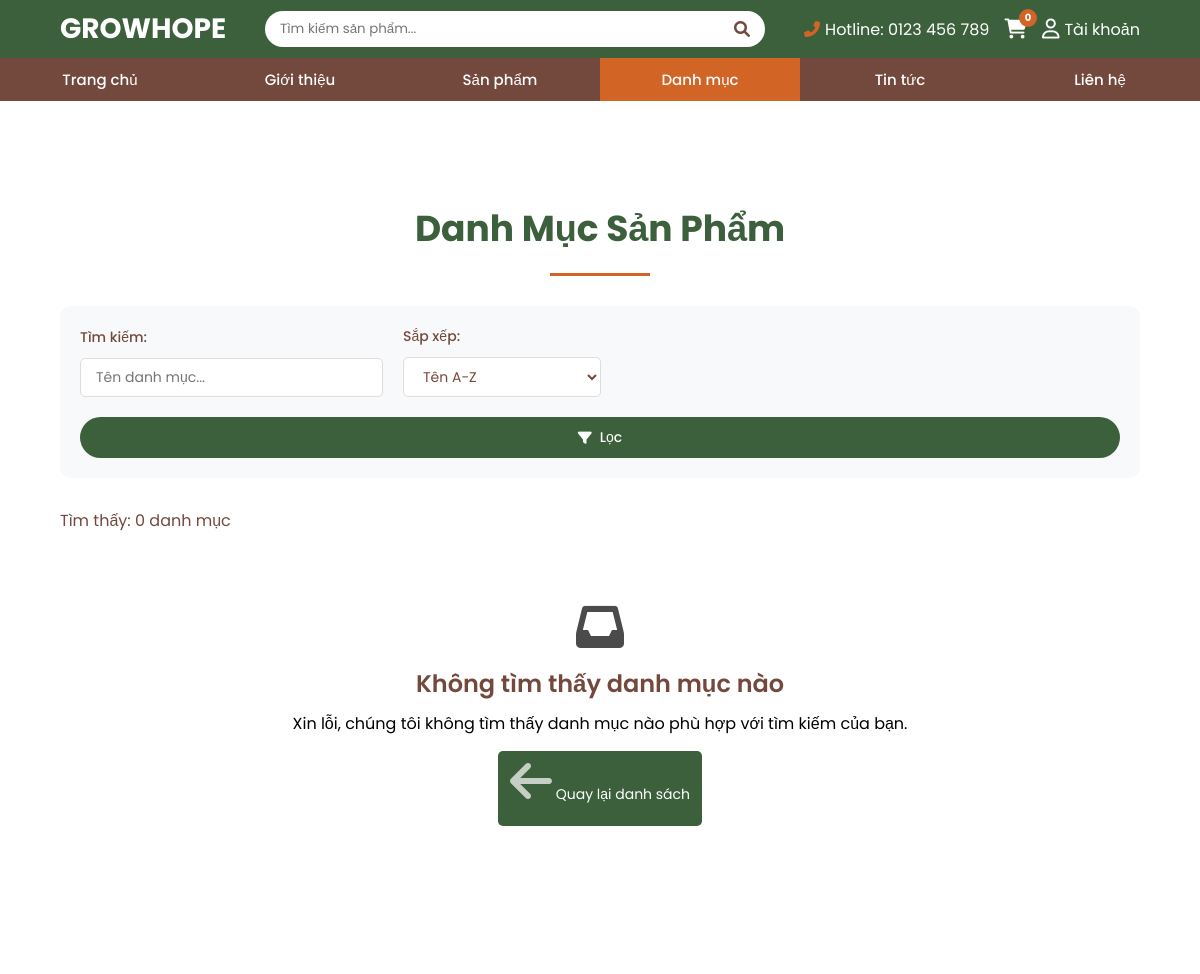
Page /public/categories.php (upper part) on the earlier database version.
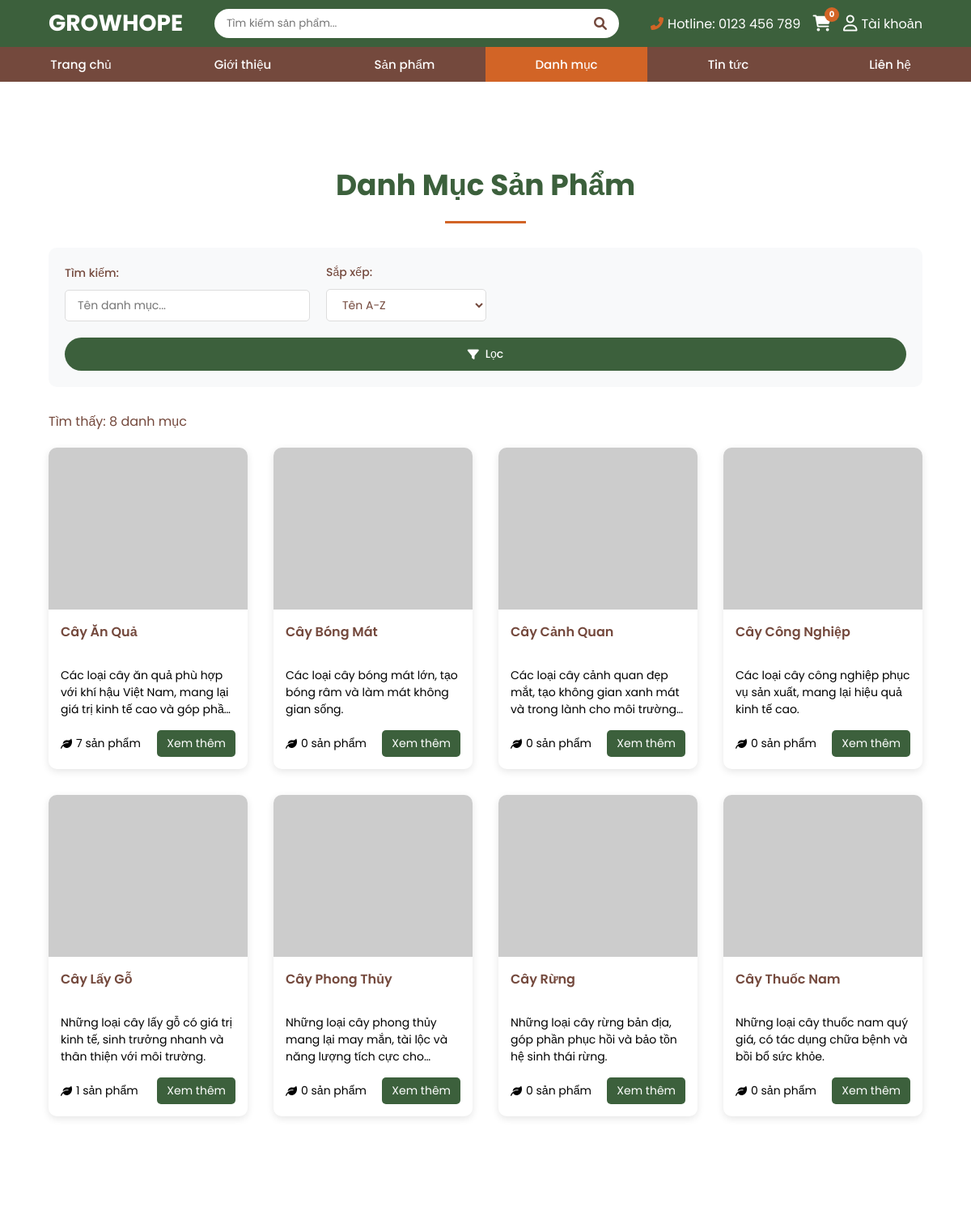
Same page on the later database version.
### tables this page shows
CREATE TABLE categories (
    category_id INT AUTO_INCREMENT PRIMARY KEY,
    category_name VARCHAR(255) NOT NULL,
    slug VARCHAR(255) NOT NULL UNIQUE,
    description TEXT,
    image VARCHAR(255),
    created_at TIMESTAMP DEFAULT CURRENT_TIMESTAMP
);

### public/categories.php (the view, shortened to what this page needs)
<?php
$pdo = null;
try {
    $pdo = getPDO();
} catch (RuntimeException $e) {
    $pdo = null;
}
$search = isset($_GET['search']) ? trim($_GET['search']) : '';
$valid_sorts = [
    'name_asc' => 'category_name ASC',
    'name_desc' => 'category_name DESC',
    'count_asc' => 'product_count ASC',
    'count_desc' => 'product_count DESC',
];
$sort = isset($_GET['sort']) && array_key_exists($_GET['sort'], $valid_sorts) ? $_GET['sort'] : 'name_asc';
$items_per_page = 12;
$page = isset($_GET['page']) ? max(1, (int)$_GET['page']) : 1;
$offset = ($page - 1) * $items_per_page;
$categories = [];
$total_categories = 0;
$where_clauses = [];
$where_sql = $where_clauses ? 'WHERE ' . implode(' AND ', $where_clauses) : '';
if ($pdo) {
    try {
        $count_sql = "SELECT COUNT(*) FROM categories c $where_sql";
        $count_stmt = $pdo->prepare($count_sql);
        $count_stmt->execute();
        $total_categories = (int) $count_stmt->fetchColumn();
        $order_sql = $valid_sorts[$sort];
        $data_sql = "SELECT c.category_id, c.category_name, c.slug, c.description, c.image,
                            (SELECT COUNT(*) FROM products p WHERE p.category_id = c.category_id) AS product_count
                     FROM categories c
                     $where_sql
                     ORDER BY $order_sql
                     LIMIT :limit OFFSET :offset";
        $stmt = $pdo->prepare($data_sql);
        $stmt->bindValue(':limit', $items_per_page, PDO::PARAM_INT);
        $stmt->bindValue(':offset', $offset, PDO::PARAM_INT);
        $stmt->execute();
        $categories = $stmt->fetchAll();
    } catch (PDOException $e) {
        $categories = [];
        $total_categories = 0;
    }
}
include '../includes/header.php';
?>
<main style="min-height: 60vh; padding: 60px 0; background-color: var(--white);">
    <div class="products-container">
        <h1 class="page-title">Danh Mục Sản Phẩm</h1>
        <form method="GET" action="" id="filterForm">
            <div class="filters-section">
                <div class="filter-group">
                    <label for="search">Tìm kiếm:</label>
                    <input type="text"
                           id="search"
                           name="search"
                           placeholder="Tên danh mục..."
                           value="<?php echo htmlspecialchars($search); ?>"
                           onkeypress="if(event.key === 'Enter') { this.form.submit(); }">
                </div>
                <div class="filter-group">
                    <label for="sort">Sắp xếp:</label>
                    <select id="sort" name="sort" onchange="this.form.submit()">
                        <option value="name_asc" <?php echo $sort == 'name_asc' ? 'selected' : ''; ?>>Tên A-Z</option>
                    </select>
                </div>
                <button type="submit" class="filter-btn">
                    <i class="fas fa-filter"></i>
                    Lọc
                </button>
            </div>
        </form>
        <div class="products-info">
            Tìm thấy: <?php echo $total_categories; ?> danh mục
        </div>
        <?php if (empty($categories)): ?>
            <div class="no-results">
                <i class="fas fa-inbox"></i>
                <h3>Không tìm thấy danh mục nào</h3>
                <p>Xin lỗi, chúng tôi không tìm thấy danh mục nào phù hợp với tìm kiếm của bạn.</p>
                <a href="categories.php" class="view-btn" style="margin-top: 15px;">
                    <i class="fas fa-arrow-left"></i> Quay lại danh sách
                </a>
            </div>
        <?php else: ?>
            <div class="products-grid">
                <?php foreach ($categories as $category): ?>
                    <div class="product-card">
                        <div class="product-image">
                            <?php if (isset($category['image'])): ?>
                                <img src="<?php echo htmlspecialchars($category['image']); ?>" alt="<?php echo htmlspecialchars($category['category_name']); ?>">
                            <?php endif; ?>
                        </div>
                        <div class="product-info">
                            <h3 class="product-title"><?php echo htmlspecialchars($category['category_name']); ?></h3>
                            <p class="product-description">
                                <?php echo htmlspecialchars($category['description'] ?? ''); ?>
                            </p>
                            <div class="product-meta">
                                <span class="product-count">
                                    <i class="fas fa-leaf"></i>
                                    <?php echo (int) ($category['product_count'] ?? 0); ?> sản phẩm
                                </span>
                                <a href="products.php?category=<?php echo isset($category['slug']) ? htmlspecialchars($category['slug']) : ''; ?>" class="view-btn">
                                    Xem thêm
                                </a>
                            </div>
                        </div>
                    </div>
                <?php endforeach; ?>
            </div>
        <?php endif; ?>
    </div>
</main>
<?php include '../includes/footer.php'; ?>

### includes/header.php (shortened to what this page needs)
<?php
$current_page = basename($_SERVER['PHP_SELF']);
$is_home = ($current_page == 'index.php' || $current_page == '');
$is_public = (strpos($_SERVER['PHP_SELF'], 'public') !== false);
$base_path = $is_public ? '' : '/ecoweb/public/';
$index_link = $is_public ? '/ecoweb/index.php' : '/ecoweb/public/index.php';
?>
<!DOCTYPE html>
<html lang="vi">
<head>
    <link rel="stylesheet" href="https://cdnjs.cloudflare.com/ajax/libs/font-awesome/6.0.0-beta3/css/all.min.css">
</head>
<body>
    <div class="top-bar">
        <a href="<?php echo $index_link; ?>" class="logo">
            <span style="font-size: 28px; font-weight: 700;">GROWHOPE</span>
        </a>
        <div class="search-bar">
            <input type="text" placeholder="Tìm kiếm sản phẩm...">
            <i class="fas fa-search"></i>
        </div>
        <div class="contact-info">
            <div class="hotline">
                <i class="fas fa-phone-alt"></i>
                <span>Hotline: 0123 456 789</span>
            </div>
            <div class="cart-icon">
                <i class="fas fa-shopping-cart"></i>
                <span>0</span>
            </div>
            <div class="account">
                <i class="far fa-user"></i>
                <span>Tài khoản</span>
            </div>
        </div>
    </div>
    <nav class="main-menu">
        <?php
        $current_page = basename($_SERVER['PHP_SELF']);
        ?>
        <ul class="menu-list">
            <li><a href="<?php echo $index_link; ?>" class="<?php echo $is_home ? 'active' : ''; ?>">Trang chủ</a></li>
            <li><a href="<?php echo $base_path; ?>about.php" class="<?php echo ($current_page == 'about.php') ? 'active' : ''; ?>">Giới thiệu</a></li>
            <li><a href="<?php echo $base_path; ?>products.php" class="<?php echo ($current_page == 'products.php') ? 'active' : ''; ?>">Sản phẩm</a></li>
            <li><a href="<?php echo $base_path; ?>categories.php" class="<?php echo ($current_page == 'categories.php') ? 'active' : ''; ?>">Danh mục</a></li>
            <li><a href="<?php echo $base_path; ?>news.php" class="<?php echo ($current_page == 'news.php') ? 'active' : ''; ?>">Tin tức</a></li>
            <li><a href="<?php echo $base_path; ?>contact.php" class="<?php echo ($current_page == 'contact.php') ? 'active' : ''; ?>">Liên hệ</a></li>
        </ul>
    </nav>

### includes/footer.php (shortened to what this page needs)
</body>
</html>

### includes/header.php (style rules this page uses)
:root { --primary: #3C603C; --secondary: #D26426; --dark: #74493D; --light: #FFF7ED; --white: #FFFFFF; }
* { margin: 0; padding: 0; box-sizing: border-box; font-family: 'Poppins', sans-serif; }
h1, h2, h3, h4, h5, h6, .bold { font-weight: 600; }
.top-bar { background-color: var(--primary); padding: 8px 5%; display: flex; justify-content: space-between; align-items: center; color: var(--white); }
.logo { font-size: 24px; font-weight: bold; color: var(--white); text-decoration: none; display: flex; align-items: center; }
.search-bar { flex-grow: 1; max-width: 500px; margin: 0 20px; position: relative; }
.search-bar input { width: 100%; padding: 8px 15px; border: none; border-radius: 20px; outline: none; padding-right: 40px; }
.search-bar i { position: absolute; right: 15px; top: 50%; transform: translateY(-50%); color: var(--dark); }
.contact-info { display: flex; align-items: center; gap: 15px; }
.hotline, .account, .cart-icon { display: flex; align-items: center; gap: 5px; height: 100%; padding: 5px 0; }
.cart-icon { position: relative; cursor: pointer; font-size: 20px; }
.cart-icon span { position: absolute; top: -5px; right: -10px; background: var(--secondary); color: white; border-radius: 50%; width: 18px; height: 18px; display: flex; align-items: center; justify-content: center; font-size: 10px; font-weight: bold; }
.hotline i { color: var(--secondary); }
.account { cursor: pointer; }
.account i { font-size: 20px; }
.main-menu { background-color: var(--dark); padding: 0; display: flex; justify-content: center; }
.menu-list { list-style: none; display: flex; margin: 0 auto; padding: 0; width: 100%; max-width: 1200px; justify-content: space-around; }
.menu-list li { position: relative; flex: 1; text-align: center; }
.menu-list li a { color: var(--white); text-decoration: none; padding: 10px 15px; display: block; font-weight: 500; transition: all 0.3s ease; white-space: nowrap; font-size: 15px; }
.menu-list li a:hover, .menu-list li a.active { background-color: var(--secondary); }

Differences in the rows shown:
added categories: category_name "Cây Ăn Quả", description "Các loại cây ăn quả phù hợp với khí hậu Việt Nam, mang lại giá trị kinh tế cao và góp…", product_count "7"
added categories: category_name "Cây Bóng Mát", description "Các loại cây bóng mát lớn, tạo bóng râm và làm mát không gian sống.", product_count "0"
added categories: category_name "Cây Cảnh Quan", description "Các loại cây cảnh quan đẹp mắt, tạo không gian xanh mát và trong lành cho môi…", product_count "0"
added categories: category_name "Cây Công Nghiệp", description "Các loại cây công nghiệp phục vụ sản xuất, mang lại hiệu quả kinh tế cao.", product_count "0"
added categories: category_name "Cây Lấy Gỗ", description "Những loại cây lấy gỗ có giá trị kinh tế, sinh trưởng nhanh và thân thiện với môi trường.", product_count "1"
added categories: category_name "Cây Phong Thủy", description "Những loại cây phong thủy mang lại may mắn, tài lộc và năng lượng tích cực…", product_count "0"
added categories: category_name "Cây Rừng", description "Những loại cây rừng bản địa, góp phần phục hồi và bảo tồn hệ sinh thái rừng.", product_count "0"
added categories: category_name "Cây Thuốc Nam", description "Những loại cây thuốc nam quý giá, có tác dụng chữa bệnh và bồi bổ sức khỏe.", product_count "0"
Other differences:
$total_categories: "0" → "8"
text no longer shown: "Không tìm thấy danh mục nào Xin lỗi, chúng tôi không tìm thấy danh mục nào phù hợp với tìm kiếm của bạn. Quay lại danh sách"
